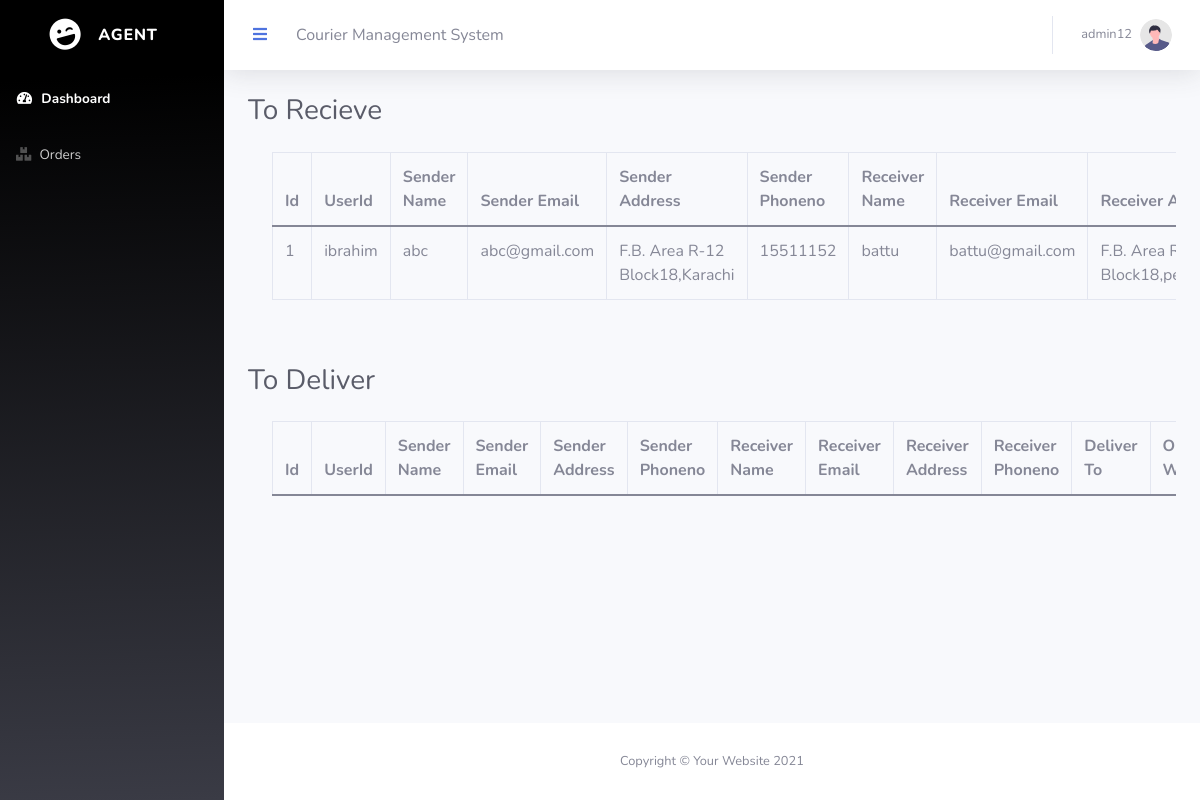
The app's page /Eproject/agent/orders.php (signed in) with its own data.
### tables this page shows
CREATE TABLE `tbl_order` (
  `or_id` int(11) NOT NULL,
  `u_id` int(11) DEFAULT NULL,
  `sender_name` varchar(50) NOT NULL,
  `sender_email` varchar(50) NOT NULL,
  `sender_address` varchar(50) NOT NULL,
  `sender_phoneno` int(20) NOT NULL,
  `receiver_name` varchar(50) NOT NULL,
  `receiver_email` varchar(50) NOT NULL,
  `receiver_address` varchar(50) NOT NULL,
  `receiver_phoneno` bigint(20) NOT NULL,
  `agent_from` int(11) DEFAULT NULL,
  `agent_to` int(20) DEFAULT NULL,
  `order_weight` varchar(20) NOT NULL,
  `order_distance` int(20) NOT NULL,
  `status` varchar(50) NOT NULL,
  `locationfrom` int(11) DEFAULT NULL,
  `location_to` int(11) DEFAULT NULL,
  `co_id` int(11) DEFAULT NULL,
  `total_charges` int(11) DEFAULT NULL
);

CREATE TABLE `tbl_user` (
  `u_id` int(11) NOT NULL,
  `u_name` varchar(50) NOT NULL,
  `u_email` varchar(50) NOT NULL,
  `r_id` int(11) NOT NULL,
  `password` varchar(20) NOT NULL,
  `status` int(11) NOT NULL
);

### Eproject/agent/orders.php (the view, shortened to what this page needs)
<?php
include('connection.php');
include('header.php');
$idd=$_SESSION['id'];
$q="SELECT * from tbl_user join tbl_agent on tbl_user.u_id=tbl_agent.u_id where tbl_user.u_id='$idd'";
$run = mysqli_query($conn, $q);
$i=mysqli_fetch_array($run);
$id=$i['a_id'];
?>
                <div class="container-fluid">
                    <div class="d-sm-flex align-items-center justify-content-between mb-4">
                        <h1 class="h3 mb-0 text-gray-800">To Recieve</h1>
                    </div>
<div class="container" style="overflow-x:auto;">
<table class="table table-bordered">
  <thead>
    <tr>
      <th>Id</th>
      <th>UserId</th>
      <th>Sender Name</th>
      <th>Sender Email</th>
      <th>Sender Address</th>
      <th>Sender Phoneno</th>
      <th>Receiver Name</th>
      <th>Receiver Email</th>
      <th>Receiver Address</th>
    </tr>
  </thead>
  <tbody>
    <?php
    $select_q ="SELECT * FROM `tbl_order` join tbl_user on tbl_user.u_id=tbl_order.u_id join tbl_agent on tbl_agent.a_id=tbl_order.agent_from join tbl_city on tbl_city.ci_id=tbl_order.locationfrom join tbl_company on tbl_company.co_id=tbl_order.co_id where tbl_order.agent_to='$id'";
    $run_q = mysqli_query($conn, $select_q);
    while($row2 = mysqli_fetch_assoc($run_q)){?>
    <tr>
    <td><?php echo $row2['or_id'];?></td>
     <td><?php echo $row2['u_name'];?></td>
      <td><?php echo $row2['sender_name'];?></td>
      <td><?php echo $row2['sender_email'];?></td>
      <td><?php echo $row2['sender_address'];?></td>
      <td><?php echo $row2['sender_phoneno'];?></td>
      <td><?php echo $row2['receiver_name'];?></td>
      <td><?php echo $row2['receiver_email'];?></td>
      <td><?php echo $row2['receiver_address'];?></td>
    </tr>
  <?php } ?>
  </tbody>
</table>
</div>
<br>
<br>
  <div class="d-sm-flex align-items-center justify-content-between mb-4">
                        <h1 class="h3 mb-0 text-gray-800">To Deliver</h1>
                    </div>
<div class="container" style="overflow-x:auto;">
<table class="table table-bordered">
  <thead>
    <tr>
      <th>Id</th>
      <th>UserId</th>
      <th>Sender Name</th>
      <th>Sender Email</th>
      <th>Sender Address</th>
      <th>Sender Phoneno</th>
      <th>Receiver Name</th>
      <th>Receiver Email</th>
      <th>Receiver Address</th>
      <th>Receiver Phoneno</th>
      <th>Deliver To</th>
      <th>Order Weight</th>
    </tr>
  </thead>
</table>
</div>
    </div>
            </div>
       <?php include('footer.php')?>

### records on screen
tbl_order: or_id "1", u.u_name "ibrahim", sender_name "abc", sender_email "abc@gmail.com", sender_address "F.B. Area R-12 Block18,Karachi", sender_phoneno "15511152", receiver_name "battu", receiver_email "battu@gmail.com", receiver_address "F.B. Area…"

### other values on screen
$_SESSION['user_name'] "admin12"
